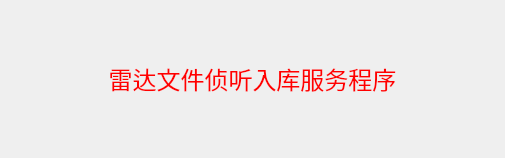
<?xml version="1.0" encoding="UTF-8"?>
<ui version="4.0">
 <class>MonitorDialogClass</class>
 <widget class="QDialog" name="MonitorDialogClass">
  <property name="geometry">
   <rect>
    <x>0</x>
    <y>0</y>
    <width>505</width>
    <height>158</height>
   </rect>
  </property>
  <property name="windowTitle">
   <string>雷达文件侦听入库服务程序</string>
  </property>
  <property name="windowIcon">
   <iconset resource="MonitorDialog.qrc">
    <normaloff>:/images/logo.png</normaloff>:/images/logo.png</iconset>
  </property>
  <layout class="QGridLayout" name="gridLayout_2">
   <item row="0" column="0">
    <layout class="QGridLayout" name="gridLayout">
     <item row="0" column="0">
      <widget class="QLabel" name="label">
       <property name="text">
        <string>&lt;!DOCTYPE HTML PUBLIC &quot;-//W3C//DTD HTML 4.0//EN&quot; &quot;http://www.w3.org/TR/REC-html40/strict.dtd&quot;&gt;
&lt;html&gt;&lt;head&gt;&lt;meta name=&quot;qrichtext&quot; content=&quot;1&quot; /&gt;&lt;style type=&quot;text/css&quot;&gt;
p, li { white-space: pre-wrap; }
&lt;/style&gt;&lt;/head&gt;&lt;body style=&quot; font-family:'SimSun'; font-size:9pt; font-weight:400; font-style:normal;&quot;&gt;
&lt;p align=&quot;center&quot; style=&quot; margin-top:0px; margin-bottom:0px; margin-left:0px; margin-right:0px; -qt-block-indent:0; text-indent:0px;&quot;&gt;&lt;span style=&quot; font-size:18pt; color:#ff0000;&quot;&gt;雷达文件侦听入库服务程序&lt;/span&gt;&lt;/p&gt;&lt;/body&gt;&lt;/html&gt;</string>
       </property>
      </widget>
     </item>
    </layout>
   </item>
  </layout>
 </widget>
 <layoutdefault spacing="6" margin="11"/>
 <resources>
  <include location="MonitorDialog.qrc"/>
 </resources>
 <connections/>
</ui>
